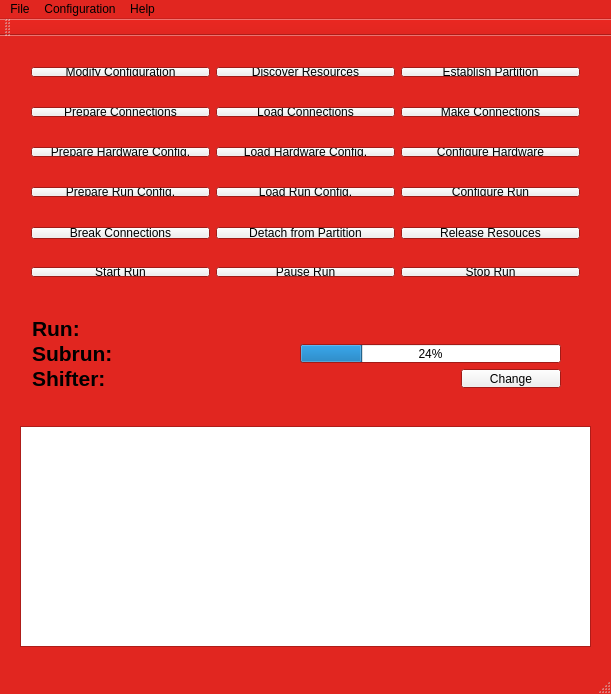
<?xml version="1.0" encoding="UTF-8"?>
<ui version="4.0">
 <class>rcMainWindow</class>
 <widget class="QMainWindow" name="rcMainWindow">
  <property name="geometry">
   <rect>
    <x>0</x>
    <y>0</y>
    <width>611</width>
    <height>694</height>
   </rect>
  </property>
  <property name="palette">
   <palette>
    <active>
     <colorrole role="Base">
      <brush brushstyle="SolidPattern">
       <color alpha="255">
        <red>255</red>
        <green>255</green>
        <blue>255</blue>
       </color>
      </brush>
     </colorrole>
     <colorrole role="Window">
      <brush brushstyle="SolidPattern">
       <color alpha="255">
        <red>225</red>
        <green>38</green>
        <blue>32</blue>
       </color>
      </brush>
     </colorrole>
    </active>
    <inactive>
     <colorrole role="Base">
      <brush brushstyle="SolidPattern">
       <color alpha="255">
        <red>255</red>
        <green>255</green>
        <blue>255</blue>
       </color>
      </brush>
     </colorrole>
     <colorrole role="Window">
      <brush brushstyle="SolidPattern">
       <color alpha="255">
        <red>225</red>
        <green>38</green>
        <blue>32</blue>
       </color>
      </brush>
     </colorrole>
    </inactive>
    <disabled>
     <colorrole role="Base">
      <brush brushstyle="SolidPattern">
       <color alpha="255">
        <red>225</red>
        <green>38</green>
        <blue>32</blue>
       </color>
      </brush>
     </colorrole>
     <colorrole role="Window">
      <brush brushstyle="SolidPattern">
       <color alpha="255">
        <red>225</red>
        <green>38</green>
        <blue>32</blue>
       </color>
      </brush>
     </colorrole>
    </disabled>
   </palette>
  </property>
  <property name="windowTitle">
   <string>rcMainWindow</string>
  </property>
  <property name="documentMode">
   <bool>false</bool>
  </property>
  <property name="tabShape">
   <enum>QTabWidget::Rounded</enum>
  </property>
  <widget class="QWidget" name="centralWidget">
   <widget class="QTextBrowser" name="textBrowser">
    <property name="geometry">
     <rect>
      <x>20</x>
      <y>390</y>
      <width>571</width>
      <height>221</height>
     </rect>
    </property>
   </widget>
   <widget class="QWidget" name="layoutWidget">
    <property name="geometry">
     <rect>
      <x>20</x>
      <y>220</y>
      <width>571</width>
      <height>32</height>
     </rect>
    </property>
    <property name="sizePolicy">
     <sizepolicy hsizetype="Ignored" vsizetype="Preferred">
      <horstretch>0</horstretch>
      <verstretch>0</verstretch>
     </sizepolicy>
    </property>
    <layout class="QHBoxLayout" name="runcontrolLayout">
     <item>
      <widget class="QPushButton" name="startRunButton">
       <property name="sizePolicy">
        <sizepolicy hsizetype="Ignored" vsizetype="Fixed">
         <horstretch>0</horstretch>
         <verstretch>0</verstretch>
        </sizepolicy>
       </property>
       <property name="text">
        <string>Start Run</string>
       </property>
      </widget>
     </item>
     <item>
      <widget class="QPushButton" name="pauseRunButton">
       <property name="sizePolicy">
        <sizepolicy hsizetype="Ignored" vsizetype="Fixed">
         <horstretch>0</horstretch>
         <verstretch>0</verstretch>
        </sizepolicy>
       </property>
       <property name="text">
        <string>Pause Run</string>
       </property>
      </widget>
     </item>
     <item>
      <widget class="QPushButton" name="stopRunButton">
       <property name="sizePolicy">
        <sizepolicy hsizetype="Ignored" vsizetype="Fixed">
         <horstretch>0</horstretch>
         <verstretch>0</verstretch>
        </sizepolicy>
       </property>
       <property name="text">
        <string>Stop Run</string>
       </property>
      </widget>
     </item>
    </layout>
   </widget>
   <widget class="QWidget" name="layoutWidget_2">
    <property name="geometry">
     <rect>
      <x>20</x>
      <y>20</y>
      <width>571</width>
      <height>32</height>
     </rect>
    </property>
    <property name="sizePolicy">
     <sizepolicy hsizetype="Ignored" vsizetype="Preferred">
      <horstretch>0</horstretch>
      <verstretch>0</verstretch>
     </sizepolicy>
    </property>
    <layout class="QHBoxLayout" name="initLayout">
     <item>
      <widget class="QPushButton" name="configureButton">
       <property name="sizePolicy">
        <sizepolicy hsizetype="Ignored" vsizetype="Fixed">
         <horstretch>0</horstretch>
         <verstretch>0</verstretch>
        </sizepolicy>
       </property>
       <property name="autoFillBackground">
        <bool>false</bool>
       </property>
       <property name="text">
        <string>Modify Configuration</string>
       </property>
      </widget>
     </item>
     <item>
      <widget class="QPushButton" name="discoverButton">
       <property name="sizePolicy">
        <sizepolicy hsizetype="Ignored" vsizetype="Fixed">
         <horstretch>0</horstretch>
         <verstretch>0</verstretch>
        </sizepolicy>
       </property>
       <property name="autoFillBackground">
        <bool>false</bool>
       </property>
       <property name="text">
        <string>Discover Resources</string>
       </property>
      </widget>
     </item>
     <item>
      <widget class="QPushButton" name="establishButton">
       <property name="sizePolicy">
        <sizepolicy hsizetype="Ignored" vsizetype="Fixed">
         <horstretch>0</horstretch>
         <verstretch>0</verstretch>
        </sizepolicy>
       </property>
       <property name="autoFillBackground">
        <bool>false</bool>
       </property>
       <property name="text">
        <string>Establish Partition</string>
       </property>
      </widget>
     </item>
    </layout>
   </widget>
   <widget class="QWidget" name="layoutWidget_3">
    <property name="geometry">
     <rect>
      <x>20</x>
      <y>60</y>
      <width>571</width>
      <height>32</height>
     </rect>
    </property>
    <property name="sizePolicy">
     <sizepolicy hsizetype="Ignored" vsizetype="Preferred">
      <horstretch>0</horstretch>
      <verstretch>0</verstretch>
     </sizepolicy>
    </property>
    <layout class="QHBoxLayout" name="connectionsLayout">
     <item>
      <widget class="QPushButton" name="prepConnButton">
       <property name="sizePolicy">
        <sizepolicy hsizetype="Ignored" vsizetype="Fixed">
         <horstretch>0</horstretch>
         <verstretch>0</verstretch>
        </sizepolicy>
       </property>
       <property name="autoFillBackground">
        <bool>false</bool>
       </property>
       <property name="text">
        <string>Prepare Connections</string>
       </property>
      </widget>
     </item>
     <item>
      <widget class="QPushButton" name="loadConnButton">
       <property name="sizePolicy">
        <sizepolicy hsizetype="Ignored" vsizetype="Fixed">
         <horstretch>0</horstretch>
         <verstretch>0</verstretch>
        </sizepolicy>
       </property>
       <property name="autoFillBackground">
        <bool>false</bool>
       </property>
       <property name="text">
        <string>Load Connections</string>
       </property>
      </widget>
     </item>
     <item>
      <widget class="QPushButton" name="makeConnButton">
       <property name="sizePolicy">
        <sizepolicy hsizetype="Ignored" vsizetype="Fixed">
         <horstretch>0</horstretch>
         <verstretch>0</verstretch>
        </sizepolicy>
       </property>
       <property name="autoFillBackground">
        <bool>false</bool>
       </property>
       <property name="text">
        <string>Make Connections</string>
       </property>
      </widget>
     </item>
    </layout>
   </widget>
   <widget class="QWidget" name="layoutWidget_5">
    <property name="geometry">
     <rect>
      <x>20</x>
      <y>140</y>
      <width>571</width>
      <height>32</height>
     </rect>
    </property>
    <property name="sizePolicy">
     <sizepolicy hsizetype="Ignored" vsizetype="Preferred">
      <horstretch>0</horstretch>
      <verstretch>0</verstretch>
     </sizepolicy>
    </property>
    <layout class="QHBoxLayout" name="runconfigLayout">
     <item>
      <widget class="QPushButton" name="prepRunConfigButton">
       <property name="sizePolicy">
        <sizepolicy hsizetype="Ignored" vsizetype="Fixed">
         <horstretch>0</horstretch>
         <verstretch>0</verstretch>
        </sizepolicy>
       </property>
       <property name="autoFillBackground">
        <bool>false</bool>
       </property>
       <property name="text">
        <string>Prepare Run Config.</string>
       </property>
      </widget>
     </item>
     <item>
      <widget class="QPushButton" name="loadRunConfigButton">
       <property name="sizePolicy">
        <sizepolicy hsizetype="Ignored" vsizetype="Fixed">
         <horstretch>0</horstretch>
         <verstretch>0</verstretch>
        </sizepolicy>
       </property>
       <property name="autoFillBackground">
        <bool>false</bool>
       </property>
       <property name="text">
        <string>Load Run Config.</string>
       </property>
      </widget>
     </item>
     <item>
      <widget class="QPushButton" name="configRunButton">
       <property name="sizePolicy">
        <sizepolicy hsizetype="Ignored" vsizetype="Fixed">
         <horstretch>0</horstretch>
         <verstretch>0</verstretch>
        </sizepolicy>
       </property>
       <property name="autoFillBackground">
        <bool>false</bool>
       </property>
       <property name="text">
        <string>Configure Run</string>
       </property>
      </widget>
     </item>
    </layout>
   </widget>
   <widget class="QWidget" name="layoutWidget">
    <property name="geometry">
     <rect>
      <x>20</x>
      <y>180</y>
      <width>571</width>
      <height>34</height>
     </rect>
    </property>
    <layout class="QHBoxLayout" name="releaseLayout_2">
     <item>
      <layout class="QHBoxLayout" name="releaseLayout">
       <item>
        <widget class="QPushButton" name="breakConnButton">
         <property name="sizePolicy">
          <sizepolicy hsizetype="Ignored" vsizetype="Fixed">
           <horstretch>0</horstretch>
           <verstretch>0</verstretch>
          </sizepolicy>
         </property>
         <property name="autoFillBackground">
          <bool>false</bool>
         </property>
         <property name="text">
          <string>Break Connections</string>
         </property>
        </widget>
       </item>
       <item>
        <widget class="QPushButton" name="detachButton">
         <property name="sizePolicy">
          <sizepolicy hsizetype="Ignored" vsizetype="Fixed">
           <horstretch>0</horstretch>
           <verstretch>0</verstretch>
          </sizepolicy>
         </property>
         <property name="autoFillBackground">
          <bool>false</bool>
         </property>
         <property name="text">
          <string>Detach from Partition</string>
         </property>
        </widget>
       </item>
       <item>
        <widget class="QPushButton" name="releaseButton">
         <property name="sizePolicy">
          <sizepolicy hsizetype="Ignored" vsizetype="Fixed">
           <horstretch>0</horstretch>
           <verstretch>0</verstretch>
          </sizepolicy>
         </property>
         <property name="autoFillBackground">
          <bool>false</bool>
         </property>
         <property name="text">
          <string>Release Resouces</string>
         </property>
        </widget>
       </item>
      </layout>
     </item>
    </layout>
   </widget>
   <widget class="QWidget" name="layoutWidget">
    <property name="geometry">
     <rect>
      <x>20</x>
      <y>100</y>
      <width>571</width>
      <height>32</height>
     </rect>
    </property>
    <layout class="QHBoxLayout" name="hardwareLayout">
     <item>
      <widget class="QPushButton" name="prepHWButton">
       <property name="sizePolicy">
        <sizepolicy hsizetype="Ignored" vsizetype="Fixed">
         <horstretch>0</horstretch>
         <verstretch>0</verstretch>
        </sizepolicy>
       </property>
       <property name="autoFillBackground">
        <bool>false</bool>
       </property>
       <property name="text">
        <string>Prepare Hardware Config.</string>
       </property>
      </widget>
     </item>
     <item>
      <widget class="QPushButton" name="loadHWButton">
       <property name="sizePolicy">
        <sizepolicy hsizetype="Ignored" vsizetype="Fixed">
         <horstretch>0</horstretch>
         <verstretch>0</verstretch>
        </sizepolicy>
       </property>
       <property name="autoFillBackground">
        <bool>false</bool>
       </property>
       <property name="text">
        <string>Load Hardware Config.</string>
       </property>
      </widget>
     </item>
     <item>
      <widget class="QPushButton" name="configHWButton">
       <property name="sizePolicy">
        <sizepolicy hsizetype="Ignored" vsizetype="Fixed">
         <horstretch>0</horstretch>
         <verstretch>0</verstretch>
        </sizepolicy>
       </property>
       <property name="autoFillBackground">
        <bool>false</bool>
       </property>
       <property name="text">
        <string>Configure Hardware</string>
       </property>
      </widget>
     </item>
    </layout>
   </widget>
   <widget class="QWidget" name="">
    <property name="geometry">
     <rect>
      <x>21</x>
      <y>271</y>
      <width>551</width>
      <height>92</height>
     </rect>
    </property>
    <layout class="QGridLayout" name="gridLayout">
     <item row="0" column="0">
      <widget class="QLabel" name="runLabel">
       <property name="font">
        <font>
         <pointsize>16</pointsize>
         <weight>75</weight>
         <bold>true</bold>
        </font>
       </property>
       <property name="text">
        <string>Run: </string>
       </property>
      </widget>
     </item>
     <item row="1" column="0">
      <layout class="QHBoxLayout" name="horizontalLayout_9">
       <item>
        <widget class="QLabel" name="subrunLabel">
         <property name="font">
          <font>
           <pointsize>16</pointsize>
           <weight>75</weight>
           <bold>true</bold>
          </font>
         </property>
         <property name="text">
          <string>Subrun:</string>
         </property>
        </widget>
       </item>
       <item>
        <widget class="QProgressBar" name="progressBar">
         <property name="sizePolicy">
          <sizepolicy hsizetype="Minimum" vsizetype="Minimum">
           <horstretch>0</horstretch>
           <verstretch>0</verstretch>
          </sizepolicy>
         </property>
         <property name="value">
          <number>24</number>
         </property>
        </widget>
       </item>
      </layout>
     </item>
     <item row="2" column="0">
      <layout class="QHBoxLayout" name="horizontalLayout_6">
       <item>
        <widget class="QLabel" name="shifterLabel">
         <property name="font">
          <font>
           <pointsize>16</pointsize>
           <weight>75</weight>
           <bold>true</bold>
          </font>
         </property>
         <property name="text">
          <string>Shifter:</string>
         </property>
        </widget>
       </item>
       <item>
        <widget class="QPushButton" name="changeShifterButton">
         <property name="maximumSize">
          <size>
           <width>100</width>
           <height>16777215</height>
          </size>
         </property>
         <property name="text">
          <string>Change</string>
         </property>
        </widget>
       </item>
      </layout>
     </item>
    </layout>
   </widget>
  </widget>
  <widget class="QMenuBar" name="menuBar">
   <property name="geometry">
    <rect>
     <x>0</x>
     <y>0</y>
     <width>611</width>
     <height>22</height>
    </rect>
   </property>
   <property name="nativeMenuBar">
    <bool>false</bool>
   </property>
   <widget class="QMenu" name="menuFile">
    <property name="title">
     <string>File</string>
    </property>
    <addaction name="actionQuit"/>
   </widget>
   <widget class="QMenu" name="menuConfiguration">
    <property name="title">
     <string>Configuration</string>
    </property>
    <addaction name="actionSelect_Resources"/>
    <addaction name="actionSimulation_Mode_2"/>
    <addaction name="actionOpenCfg"/>
    <addaction name="actionEditCfg"/>
    <addaction name="actionSaveCfg"/>
    <addaction name="actionSaveCfg_As"/>
   </widget>
   <widget class="QMenu" name="menuHelp">
    <property name="title">
     <string>Help</string>
    </property>
    <addaction name="actionAbout"/>
   </widget>
   <addaction name="menuFile"/>
   <addaction name="menuConfiguration"/>
   <addaction name="menuHelp"/>
  </widget>
  <widget class="QStatusBar" name="statusBar"/>
  <widget class="QToolBar" name="mainToolBar">
   <attribute name="toolBarArea">
    <enum>TopToolBarArea</enum>
   </attribute>
   <attribute name="toolBarBreak">
    <bool>false</bool>
   </attribute>
  </widget>
  <action name="actionQuit">
   <property name="text">
    <string>Quit</string>
   </property>
  </action>
  <action name="actionOpenCfg">
   <property name="text">
    <string>Open...</string>
   </property>
  </action>
  <action name="actionEditCfg">
   <property name="text">
    <string>Edit</string>
   </property>
  </action>
  <action name="actionSaveCfg">
   <property name="text">
    <string>Save</string>
   </property>
  </action>
  <action name="actionSaveCfg_As">
   <property name="text">
    <string>Save As...</string>
   </property>
  </action>
  <action name="actionAbout">
   <property name="text">
    <string>About</string>
   </property>
  </action>
  <action name="actionSelect_Resources">
   <property name="text">
    <string>Select Resources</string>
   </property>
  </action>
  <action name="actionOff">
   <property name="checkable">
    <bool>true</bool>
   </property>
   <property name="checked">
    <bool>true</bool>
   </property>
   <property name="text">
    <string>Off</string>
   </property>
  </action>
  <action name="action">
   <property name="checkable">
    <bool>true</bool>
   </property>
   <property name="text">
    <string>One</string>
   </property>
  </action>
  <action name="actionTwo">
   <property name="checkable">
    <bool>true</bool>
   </property>
   <property name="text">
    <string>Two</string>
   </property>
  </action>
  <action name="actionThree">
   <property name="checkable">
    <bool>true</bool>
   </property>
   <property name="text">
    <string>Three</string>
   </property>
  </action>
  <action name="actionFour">
   <property name="checkable">
    <bool>true</bool>
   </property>
   <property name="text">
    <string>Four</string>
   </property>
  </action>
  <action name="actionSimulation_Mode_2">
   <property name="text">
    <string>Simulation Mode</string>
   </property>
  </action>
 </widget>
 <layoutdefault spacing="6" margin="11"/>
 <resources/>
 <connections/>
</ui>
